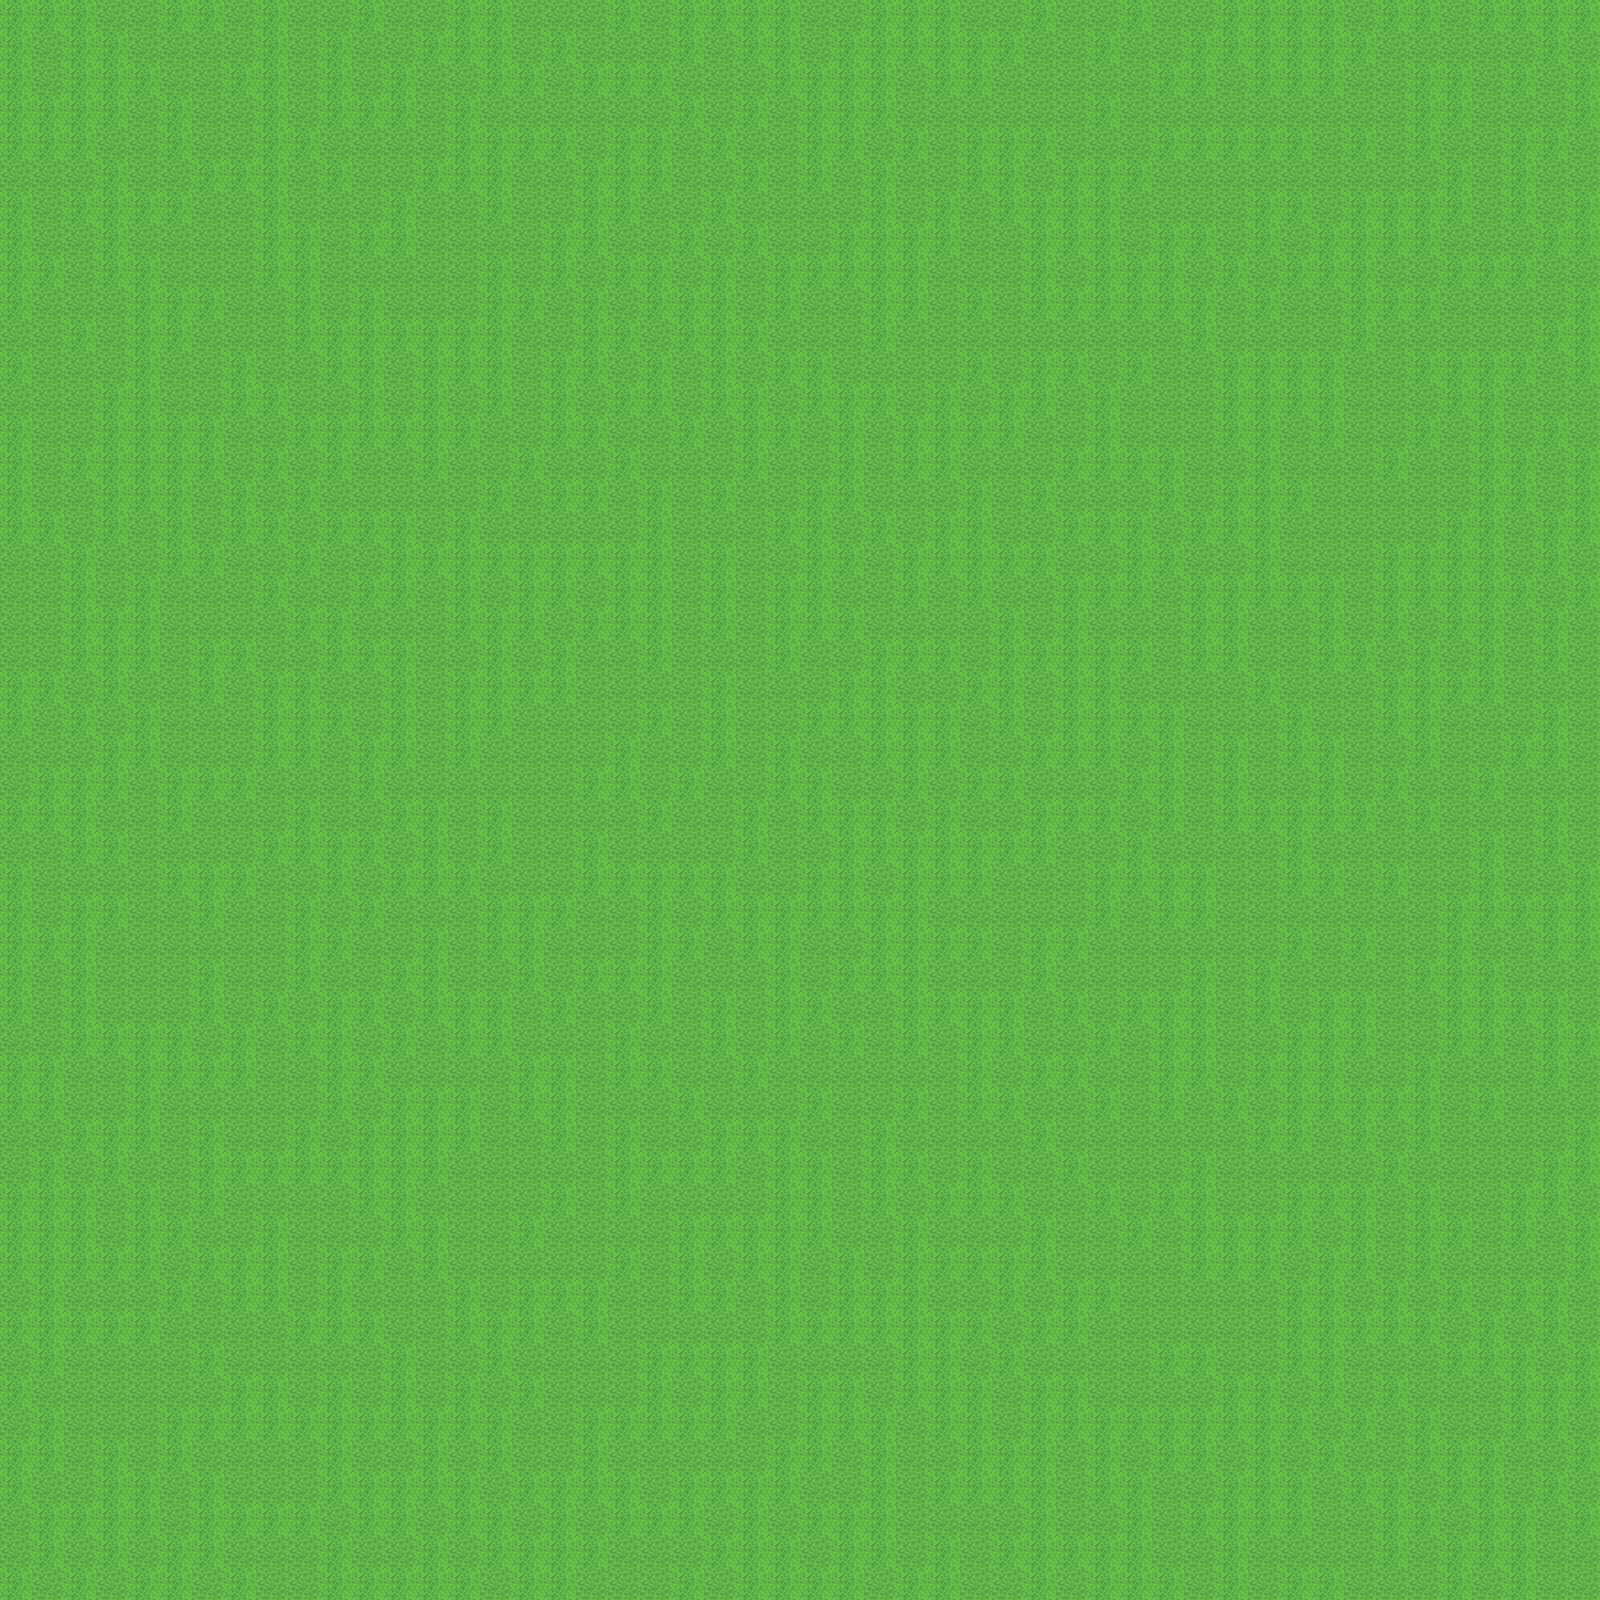

Rendered tile map (Tiled .tmx) drawn with the repository's tilesets; below, a short description and the map source with its tile grids summarised:
An orthogonal 50x50 tile map with 32x32 px tiles, 1 tile layer (Tile Layer 1), 2 tilesets.

<map version="1.10" tiledversion="1.10.2" orientation="orthogonal" renderorder="right-down" width="50" height="50" tilewidth="32" tileheight="32" infinite="0" nextlayerid="4" nextobjectid="1">
 <tileset firstgid="1" source="bushes.tsx" />
 <tileset firstgid="201" source="herbes.tsx" />
 <layer id="1" name="Tile Layer 1" width="50" height="50">
  <data>[2500 cells, 2500 non-empty, 2 distinct tile ids]</data>
 </layer>
 <objectgroup id="2" name="objects">
  <properties>
   <property name="zoom" type="float" value="4" />
  </properties>
 </objectgroup>
</map>
